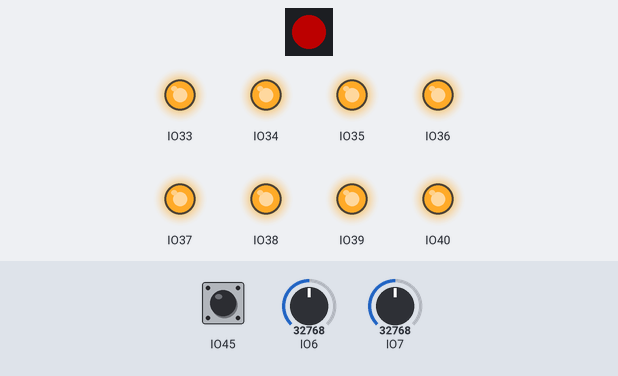
A program run on a simulated ESP32 board running CircuitPython. On the bench: 1 RGB LEDs in strip order, left to right, output pins drawn as LEDs (lit = HIGH). Inputs (shaded band) come from the test bench; at power-on: IO45 HIGH, IO6 = 32768, IO7 = 32768 (analog values on the 0–65535 scale). Dim RGB values are drawn brighter than linear; what the program prints to the serial console is not drawn.

Above: at 5.0 s.
5.1 s: IO45 pulled LOW for 0.15 s
At 5.7 s:
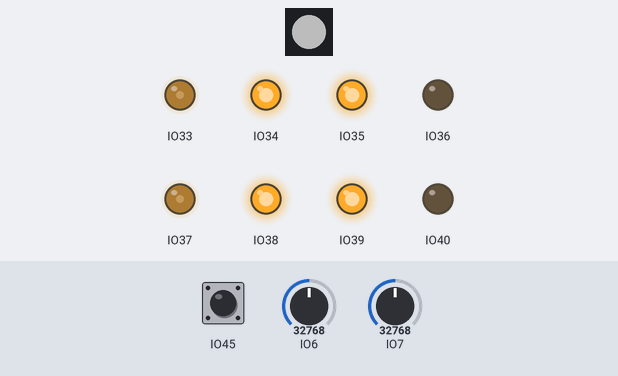
6.7 s: IO6 set to 5312
8.2 s: IO6 set to 4464
At 9.4 s:
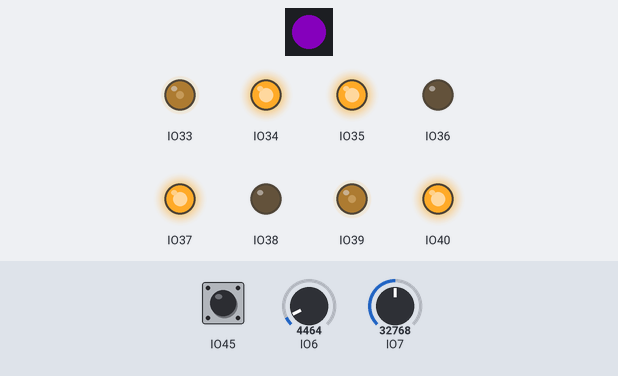
9.7 s: IO7 set to 5168
11.2 s: IO7 set to 4656
At 11.9 s:
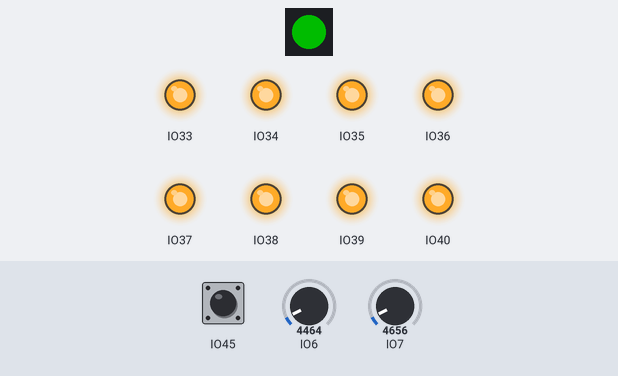
12.7 s: IO6 set to 7864
At 13.2 s:
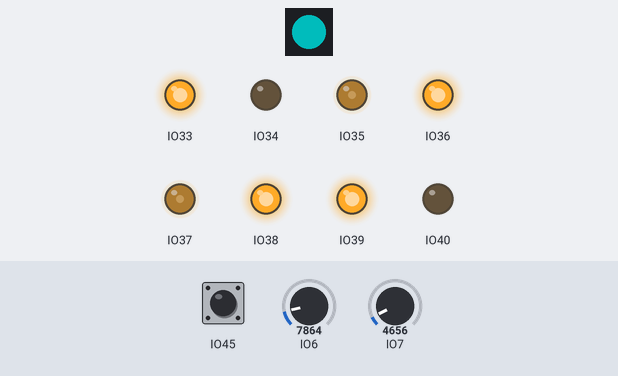
Timing chart, 0 to 15.2 s (numbered marks = the images above; inputs shaded):
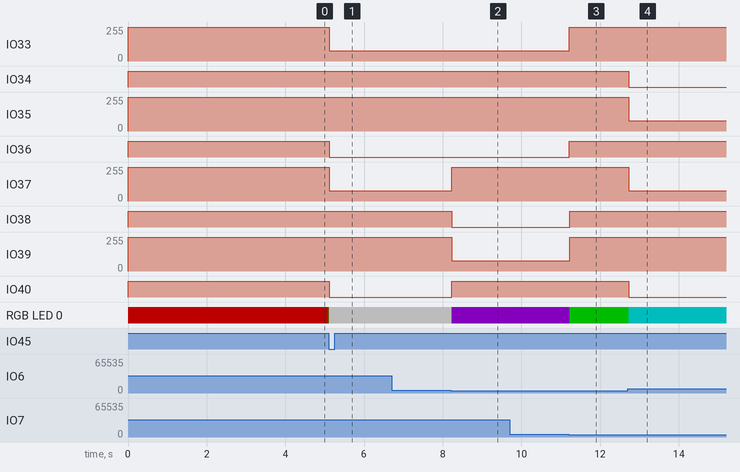

Measured:
- the behaviour switches between 4976 and 4960 on IO6 (found by bisection; images 1 and 2)
- the behaviour switches between 4976 and 4960 on IO7 (found by bisection; images 2 and 3)
- after the input at 5.1 s, IO33, IO37: 255/255 → 77/255 at once; IO36, IO40: HIGH → LOW at once; RGB LED 0: RGB(76, 0, 0) → RGB(0, 76, 0) at once, → RGB(76, 76, 76) 0.01 s later
- after the input at 6.7 s, every drawn part: stays the same
- after the input at 8.2 s, IO37: 77/255 → 255/255 at once; IO38: HIGH → LOW at once; IO39: 255/255 → 77/255 at once; IO40: LOW → HIGH at once; RGB LED 0: RGB(76, 76, 76) → RGB(54, 0, 76) at once
- after the input at 9.7 s, every drawn part: stays the same
- after the input at 11.2 s, IO33, IO39: 77/255 → 255/255 at once; IO36, IO38: LOW → HIGH at once; RGB LED 0: RGB(54, 0, 76) → RGB(0, 76, 0) at once
- after the input at 12.7 s, IO34, IO40: HIGH → LOW at once; IO35, IO37: 255/255 → 77/255 at once; RGB LED 0: RGB(0, 76, 0) → RGB(0, 76, 76) at once

The program:

8-sumo3.py
```python
from sumolib import *
import time

print("Hello sumo!")

TRESHOLD = 0.5

start = Start1()
ledRgb = LedRgb1()
grd1, grd2, grd3, grd4 = grds_init()
dist1, dist2, dist3, dist4 = dists_init()

motor1, motor2 = motors_init()
motor1.power = 0.7
motor2.power = 0.7

ledRgb.value = Color.RED

start.waitFor()

ledRgb.value = Color.GREEN

while True:
    if dist1.value > TRESHOLD and dist2.value > TRESHOLD:
        motor1.forward()
        motor2.forward()
        ledRgb.value = Color.WHITE
    elif dist1.value > TRESHOLD:
        motor1.backward()
        motor2.forward()
        ledRgb.value = Color.CYAN
    elif dist2.value > TRESHOLD:
        motor1.forward()
        motor2.backward()
        ledRgb.value = Color.PURPLE
    else:
        motor1.stop()
        motor2.stop()
        ledRgb.value = Color.GREEN
    time.sleep(0.03)


        
```

sumolib.py
```python
import board
import digitalio
import analogio
import pwmio
import neopixel_write
import time

class Color:
    RED = (255, 0, 0)
    GREEN = (0, 255, 0)
    BLUE = (0, 0, 255)
    YELLOW = (255, 150, 0)
    CYAN = (0, 255, 255)
    PURPLE = (180, 0, 255)
    WHITE = (255, 255, 255)

class Operation:
    STOP = 'Stop'
    FORWARD = 'Fw'
    BACKWARD = 'Bw'
    BREAK = 'Break'


class Led:
    "Nadklasa dla diod LED1 i LED2"

    def __init__(self, pin):
        self._led = digitalio.DigitalInOut(pin)
        self._led.direction = digitalio.Direction.OUTPUT

    @property
    def value(self):
        return self._led.value

    @value.setter
    def value(self, val):
        self._led.value = val

    def __str__(self):
        return str(self.value)

    def __repr__(self):
        return str(self)

class LedRgb:
    "Nadklasa dla diod WS2812B"

    def __init__(self, pin):
        self._led = digitalio.DigitalInOut(pin)
        self._led.direction = digitalio.Direction.OUTPUT
        self._brightness = 0.3

    def _set_brightness(self, c):
        return int(c * self._brightness)

    def _prepare_pixel(self, c):
        if len(c) != 3:
            raise ValueError("Nieprawidlowy format koloru, powinno byc (R, G, B)")
        if c[0] < 0 or c[0] > 255 or c[0] < 0 or c[0] > 255 or c[0] < 0 or c[0] > 255:
            raise ValueError("Nieprawidlowy wartosc koloru, powinno byc 0-255")
        return [self._set_brightness(c[1]), self._set_brightness(c[0]), self._set_brightness(c[2])]

    def _set_colors(self, colors):
        arr = []
        for c in colors:
            arr += self._prepare_pixel(c)
        neopixel_write.neopixel_write(self._led, bytearray(arr))

    @property
    def brightness(self):
        return self._brightness

    @brightness.setter
    def brightness(self, val):
        if val < 0.0 or val > 1.0:
            raise ValueError("Nieprawidlowa wrtosc jasnosci, powinno byc 0.0 - 1.0")
        self._brightness = val

    @property
    def value(self):
        return None

    @value.setter
    def value(self, val):
        self._set_colors([val])

    @property
    def values(self):
        return None

    @value.setter
    def values(self, val):
        self._set_colors(val)


class Button:
    "Nadklasa dla przyciskow START1 i BOOT1"

    def __init__(self, pin):
        self._butt = digitalio.DigitalInOut(pin)
        self._butt.direction = digitalio.Direction.INPUT
        self._butt.pull = digitalio.Pull.UP

    def waitFor(self):
        while not self.value:
            time.sleep(0.01)

    @property
    def value(self):
        return not self._butt.value

    def __str__(self):
        return str(self.value)

    def __repr__(self):
        return str(self)


class VBat:
    "Klasa pomiaru napiecia zasilania"

    def __init__(self):
        self._adc = analogio.AnalogIn(board.IO1)

    @property
    def value(self):
        return (self._adc.value / 65535 * self._adc.reference_voltage) * ((23.2+2.2) / 2.2)

    def __str__(self):
        return str(self.value)

    def __repr__(self):
        return str(self)


class Grd:
    "Nadklasa czujnikow podloza"

    def __init__(self, pin):
        self._adc = analogio.AnalogIn(pin)

    @property
    def value(self):
        return (self._adc.value / 65535 * self._adc.reference_voltage)

    def __str__(self):
        return str(self.value)

    def __repr__(self):
        return str(self)


class Dist:
    "Nadklasa czujnikow odleglosci"

    def __init__(self, pin):
        self._adc = analogio.AnalogIn(pin)

    @property
    def value(self):
        return (self._adc.value / 65535 * self._adc.reference_voltage) * 2

    def __str__(self):
        return str(self.value)

    def __repr__(self):
        return str(self)


class Motor:
    "Nadklasa dla sinlnikow DC MOTOR1 i MOTOR2"

    def __init__(self, pin_l1, pin_r1, pin_l2, pin_r2):
        self._l1 = pwmio.PWMOut(pin_l1, frequency=500, duty_cycle=65535)
        self._r1 = pwmio.PWMOut(pin_r1, frequency=500, duty_cycle=65535)
        self._l2 = digitalio.DigitalInOut(pin_l2)
        self._l2.direction = digitalio.Direction.OUTPUT
        self._l2.value = True
        self._r2 = digitalio.DigitalInOut(pin_r2)
        self._r2.direction = digitalio.Direction.OUTPUT
        self._r2.value = True
        self._power = 0.4
        self._operation = Operation.STOP

    def _do_stop(self):
        self._l1.duty_cycle = 65535
        self._r1.duty_cycle = 65535
        self._l2.value = True
        self._r2.value = True

    def _do_forward(self):
        self._l1.duty_cycle = 65535 - int(65535 * self._power)
        self._r1.duty_cycle = 65535
        self._l2.value = True
        self._r2.value = False

    def _do_backward(self):
        self._l1.duty_cycle = 65535
        self._r1.duty_cycle = 65535 - int(65535 * self._power)
        self._l2.value = False
        self._r2.value = True

    def _do_break(self):
        self._l1.duty_cycle = 65535
        self._r1.duty_cycle = 65535
        self._l2.value = False
        self._r2.value = False

    def _set_operation(self, operation):
        # zabezpieczenie przed zwarcie tranzystora
        if self._operation != operation:
            time.sleep(0.005)
        # wykonywanie operacji wlasciwej
        if operation == Operation.STOP:
            self._operation = operation
            self._do_stop()
        elif operation == Operation.FORWARD:
            self._operation = operation
            self._do_forward()
        elif operation == Operation.BACKWARD:
            self._operation = operation
            self._do_backward()
        elif operation == Operation.BREAK:
            self._operation = operation
            self._do_break()
        else:
            raise ValueError("Nieprawidlowa operacja")

    @property
    def power(self):
        return self._power

    @power.setter
    def power(self, val):
        if val < 0.0 or val > 1.0:
            raise ValueError("Nieprawidlowa wrtosc mocy, powinno byc 0.0 - 1.0")
        self._power = val
        # aktualizacja
        if self._operation == Operation.FORWARD:
            self._do_forward()
        elif self._operation == Operation.BACKWARD:
            self._do_backward()

    @property
    def operation(self):
        return self._operation

    @operation.setter
    def operation(self, val):
        self._set_operation(val)

    def stop(self):
        self.operation = Operation.STOP

    def forward(self):
        self.operation = Operation.FORWARD

    def backward(self):
        self.operation = Operation.BACKWARD

    def motorBreak(self):
        self.operation = Operation.BREAK

    def __str__(self):
        return self.operation

    def __repr__(self):
        return str(self)


class Led1(Led):
    "Dioda LED2"

    def __init__(self):
        Led.__init__(self, board.IO41)

class Led2(Led):
    "Dioda LED2"

    def __init__(self):
        Led.__init__(self, board.IO42)

class LedRgb1(LedRgb):
    "Dioda LED_RGB1"

    def __init__(self):
        LedRgb.__init__(self, board.IO21)


class Start1(Button):
    "Przycisk START1"

    def __init__(self):
        Button.__init__(self, board.IO45)

class Boot1(Button):
    "Przycisk BOOT1"

    def __init__(self):
        Button.__init__(self, board.IO0)


class Grd1(Grd):
    "Czujnik GRD1"

    def __init__(self):
        Grd.__init__(self, board.IO2)

class Grd2(Grd):
    "Czujnik GRD2"

    def __init__(self):
        Grd.__init__(self, board.IO3)

class Grd3(Grd):
    "Czujnik GRD1"

    def __init__(self):
        Grd.__init__(self, board.IO4)

class Grd4(Grd):
    "Czujnik GRD2"

    def __init__(self):
        Grd.__init__(self, board.IO5)


class Dist1(Dist):
    "Czujnik DIST1"

    def __init__(self):
        Dist.__init__(self, board.IO6)

class Dist2(Dist):
    "Czujnik DIST2"

    def __init__(self):
        Dist.__init__(self, board.IO7)

class Dist3(Dist):
    "Czujnik DIST1"

    def __init__(self):
        Dist.__init__(self, board.IO8)

class Dist4(Dist):
    "Czujnik DIST2"

    def __init__(self):
        Dist.__init__(self, board.IO9)


class Motor1(Motor):
    "Silnik MOTOR1"

    def __init__(self):
        Motor.__init__(self, board.IO33, board.IO35, board.IO34, board.IO36)

class Motor2(Motor):
    "Silnik MOTOR2"

    def __init__(self):
        Motor.__init__(self, board.IO37, board.IO39, board.IO38, board.IO40)


def leds_init():
    "Inicjalizuje diody LED1 i LED2"
    return Led1(), Led2()


def buttons_init():
    "Inicjalizuje przyciski START1 i BOOT1"
    return Start1(), Boot1()


def grds_init():
    "Inicjalizuje czujnikow podloza"
    return Grd1(), Grd2(), Grd3(), Grd4()


def dists_init():
    "Inicjalizuje czujnikow odleglosci"
    return Dist1(), Dist2(), Dist3(), Dist4()


def motors_init():
    "Inicjalizuje silniki MOTOR1 i MOTOR2"
    return Motor1(), Motor2()
```
